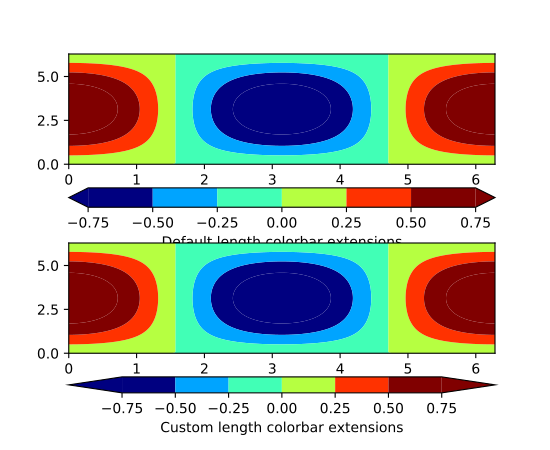

The script that drew this image:
import matplotlib.pyplot as plt
import numpy as np

x = y = np.linspace(0., 2*np.pi, 100)
X, Y = np.meshgrid(x, y)
Z = np.cos(X) * np.sin(0.5*Y)

clevs = [-.75, -.5, -.25, 0., .25, .5, .75]
cmap = plt.cm.get_cmap(name='jet', lut=8)

ax1 = plt.subplot(211)
cs1 = plt.contourf(x, y, Z, clevs, cmap=cmap, extend='both')
cb1 = plt.colorbar(orientation='horizontal', extendfrac=None)
cb1.set_label('Default length colorbar extensions')

ax2 = plt.subplot(212)
cs2 = plt.contourf(x, y, Z, clevs, cmap=cmap, extend='both')
cb2 = plt.colorbar(orientation='horizontal', extendfrac='auto')
cb2.set_label('Custom length colorbar extensions')

plt.show()
